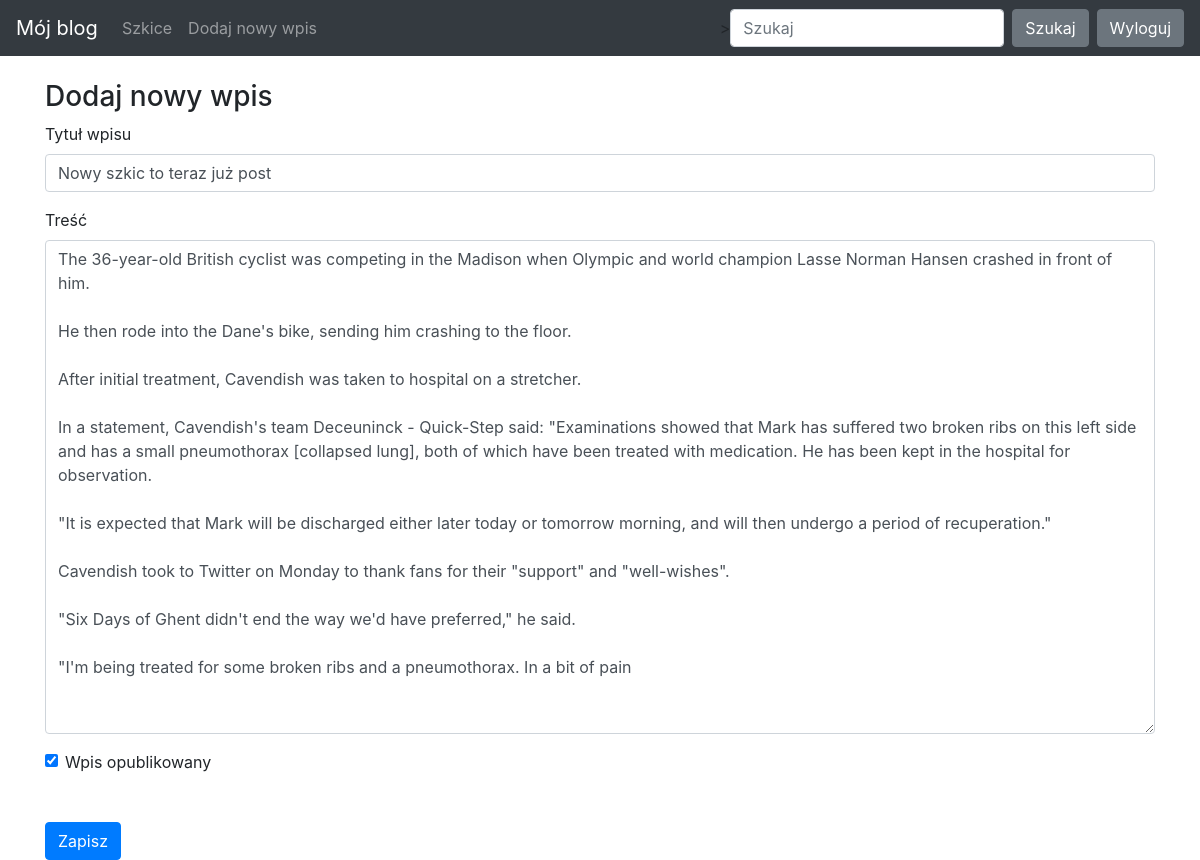
The app's page /edit-post/23 (signed in) with its own data.
### blog/models.py (models this page shows)
class Entry(db.Model):
   id = db.Column(db.Integer, primary_key=True)
   title = db.Column(db.String(80), nullable=False)
   body = db.Column(db.Text, nullable=False)
   pub_date = db.Column(db.DateTime, nullable=False,
       default=datetime.datetime.utcnow)
   is_published = db.Column(db.Boolean, default=False)

### blog/routes.py (the view)
@app.route("/edit-post/<int:entry_id>", methods=["GET", "POST"])
@login_required
def edit_entry(entry_id):
    entry = Entry.query.filter_by(id=entry_id).first_or_404()
    form = EntryForm(obj=entry)
    errors = None
    if request.method == 'POST':
        create_edit_entry(form, entry_id=entry_id, entry=entry)
        return redirect(url_for('index'))
    else:
        errors = form.errors
    return render_template("entry_form.html", form=form, errors=errors)

### blog/forms.py
class EntryForm(FlaskForm):
   title = StringField('Title', validators=[DataRequired()])
   body = TextAreaField('Content', validators=[DataRequired()])
   is_published = BooleanField('Is Published?')

### blog/routes.py (called while the page is built)
def login_required(view_func):
   @functools.wraps(view_func)
   def check_permissions(*args, **kwargs):
       if session.get('logged_in'):
           return view_func(*args, **kwargs)
       return redirect(url_for('login', next=request.path))
   return check_permissions

### blog/templates/entry_form.html (shortened to what this page needs)
{% extends "base.html" %}
{% block content %}
<h3>
   Dodaj nowy wpis
</h3>
<form action="" method="POST">
   <div class="form-group">
       <label for="title">Tytuł wpisu</label>
       {{ form.title(class_="form-control") }}
   </div>
   <div class="form-group">
       <label for="body">Treść</label>
       {{ form.body(class_="form-control", cols="100", rows="20") }}
   </div>
   <div class="form-check">
       {{ form.is_published(class_="form-check-input") }}
       <label class="form-check-label" for="is_published">Wpis opublikowany</label>
   </div>
   <button type="submit" class="btn btn-primary mt-5">Zapisz</button>
</form>
{% endblock %}

### blog/templates/base.html (style rules this page uses)
body { padding-top: 5rem; }

### records on screen
Entry: title "Nowy szkic to teraz już post", body "The 36-year-old British cyclist was competing in the Madison when Olympic and world champion Lasse Norman Hansen crashed in front of him. He then rode into the Dane's bike, sending him crashing to the floor. After initial treatment, Cavendish was taken to hospital on a stretcher. In a statement, Cavendish's team Deceuninck - Quick-Step said: \"Examinations showed that Mark has suffered two broken ribs on this left side and has a small pneumothorax [collapsed lung], both of which have been treated with medication. He has been kept in the hospital for observation. \"It is expected that Mark will be discharged either later today or tomorrow morning, and will then undergo a period of…", is_published "☑"
